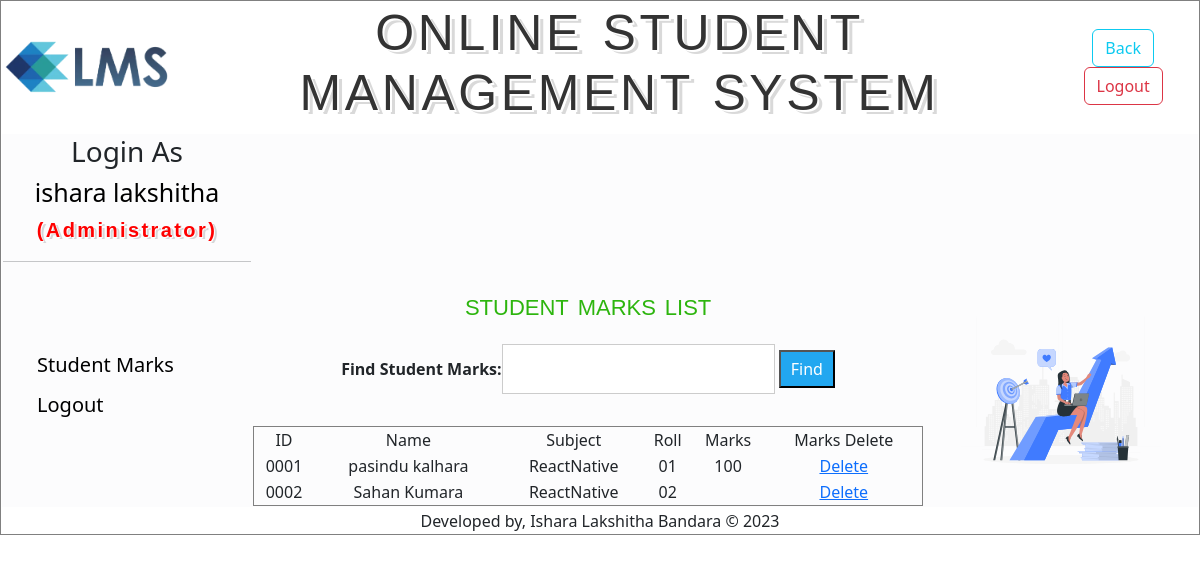
Screenshot of /Admin/view/StudentListMarks.php (signed in) with the database file from the repository.
### tables this page shows
CREATE TABLE `student` (
  `id` varchar(20) NOT NULL,
  `name` varchar(70) NOT NULL,
  `email` varchar(70) NOT NULL,
  `mobile` varchar(70) NOT NULL,
  `gender` varchar(70) NOT NULL,
  `dob` varchar(10) NOT NULL,
  `class` varchar(10) NOT NULL,
  `section` varchar(10) NOT NULL,
  `roll` varchar(70) NOT NULL,
  `p_address` varchar(70) NOT NULL,
  `password` varchar(70) NOT NULL,
  `marks` varchar(10) NOT NULL
);

CREATE TABLE `teacher` (
  `id` varchar(20) NOT NULL,
  `name` varchar(70) NOT NULL,
  `email` varchar(70) NOT NULL,
  `mobile` varchar(70) NOT NULL,
  `gender` varchar(70) NOT NULL,
  `dob` date NOT NULL,
  `subject` varchar(30) NOT NULL,
  `password` varchar(70) NOT NULL
);

### Admin/Model/DatabaseConnection.php (called while the page is built, shortened)
<?php
	function getUserById($Id){
		$conn = getConnection();
		$sql = "select * from teacher where id='{$Id}'";
		$result = mysqli_query($conn, $sql);
		$row = mysqli_fetch_assoc($result);
		return $row;
	}
	function getAllUser(){
		$conn = getConnection();
		$sql = "select * from student";
		$result = mysqli_query($conn, $sql);
		$users =[];
		while($row = mysqli_fetch_assoc($result)){
			array_push($users, $row);
		}
		return $users;
	}
?>

### Admin/View/StudentListMarks.php (the view, shortened to what this page needs)
<?php
require_once('../Model/DatabaseConnection.php');
$User = getUserById($_COOKIE['id']);
$MarksList = getAllUser();
if (isset($_COOKIE['flag'])) {
?>
  <!DOCTYPE html>
  <html>
  <head>
  </head>
  <body>
    <table border="1" cellspacing="0" width="80%">
      <?php include("header.php") ?>
      <tr>
        <td width="250px">
          <div id="sidebar">
            <ul>
              <li><a href="StudentListMarks.php">Student Marks</a></li>
              <li><a href="../Controller/Logout.php">Logout</a></li>
            </ul>
          </div>
        </td>
        </td>
        <td align="center">
          <fieldset>
            <legend class="textlegend">STUDENT MARKS LIST</legend>
            <form class="" action="" method="post">
              <center>
                <b>Find Student Marks:</b><input type="text" name="name" id="name">
                <input type="button" name="" value="Find" onclick="ajax()">
              </center>
              <div id="myh1" class="">
                <br>
                <?php
                echo "<table border = 1 width='100%' cellspacing = 0  >
								<tr align = 'center'>
								    <td>ID</td>
								    <td>Name</td>
                    <td>Subject</td>
                    <td>Roll</td>
                    <td>Marks</td>
                    <td>Marks Delete</td>
								</tr>";
                for ($i = 0; $i < count($MarksList); $i++) {
                  echo "<tr align = 'center'>
								    <td>{$MarksList[$i]['id']}</td>
								    <td>{$MarksList[$i]['name']}</td>
                    <td>{$User['subject']}</td>
                    <td>{$MarksList[$i]['roll']}</td>
                    <td>{$MarksList[$i]['marks']}</td>
                    <td> <a href='DeleteMarks.php?id={$MarksList[$i]['id']}'> Delete </a> </td>
								</tr>";
                }
                echo "</table>";
                ?>
              </div>
            </form>
          </fieldset>
        </td>
        <td align="center"><img height="200px" weight="80px" src="../Resources/grades.svg" alt=""></td>
      </tr>
    </table>
    <?php include("footer.php") ?>
  </body>
  </html>
<?php
} else {
  header('location: adminlogin.php');
}
?>

### Admin/Style/sidebar.css (style rules this page uses)
#sidebar ul li { list-style-type: none; font-size: 20px; padding: 5px 2px; }
#sidebar ul li:last-child { border-bottom: 0; }
#sidebar ul li a { text-decoration: none; color: #000; }
input[type=button] { background-color: #22A7F0; width: auto; color: white; padding: 5px 10px; cursor: pointer; }
input[type=text],input[type=email], input[type=password] { padding: 8px 20px; margin: 8px 0; display: inline-block; border: 1px solid #ccc; box-sizing: border-box; }

### Admin/Style/adminlogin.css (style rules this page uses)
input[type="text"], input[type="password"] { padding: 12px 20px; margin: 8px 0; display: inline-block; border: 1px solid #ccc; box-sizing: border-box; }
.textlegend { font-family: Verdana, Geneva, sans-serif; font-size: 32px; letter-spacing: 0px; word-spacing: 0px; color: #2DB50E; font-weight: normal; text-decoration: none; font-style: normal; font-variant: small-caps; text-transform: lowercase; }

### rows the page displays
student: id "0001", name "pasindu kalhara", roll "01", marks "100"
teacher: subject "ReactNative"
student: id "0002", name "Sahan Kumara", roll "02"

### other values shown
$_COOKIE['name'] "ishara lakshitha"
